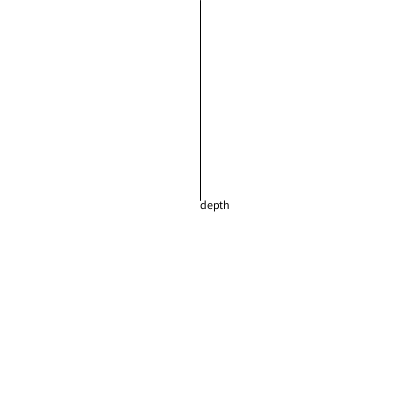
Frame 1 (no input)
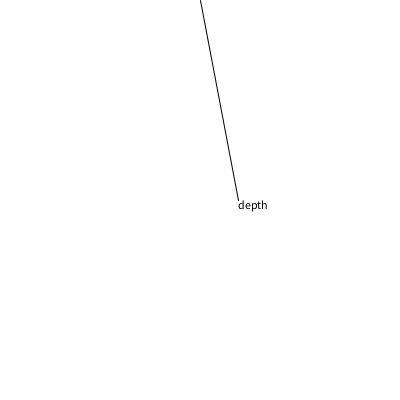
Frame 60 (the mouse pressed at the canvas centre just before this capture)
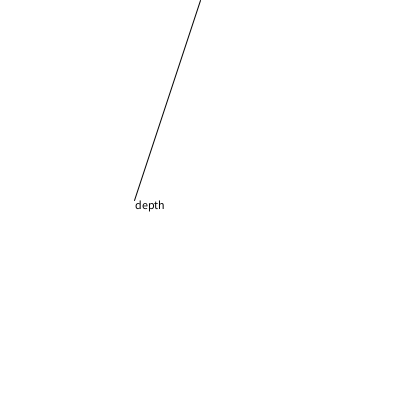
Frame 120 (the mouse held since frame 60 and released just before this capture)

The Processing sketch that drew these frames (run headless with seeded random() and noise(); from frame 60 on, the mouse is pressed at the canvas centre):

// Processing sketch: processing_61601
// ── processing_61601.pde

float theta = 0.0;

void setup() {
  size(400,400);
  smooth();
}


void draw() {
  background(255);
  
  float x = (sin(theta) + 1) * width/2; 
  
  theta += 0.05;
  
  fill(0);
  stroke(0);
  line(width/2,0,x,height/2);
  text("depth",x,height/2,56,16);
}
